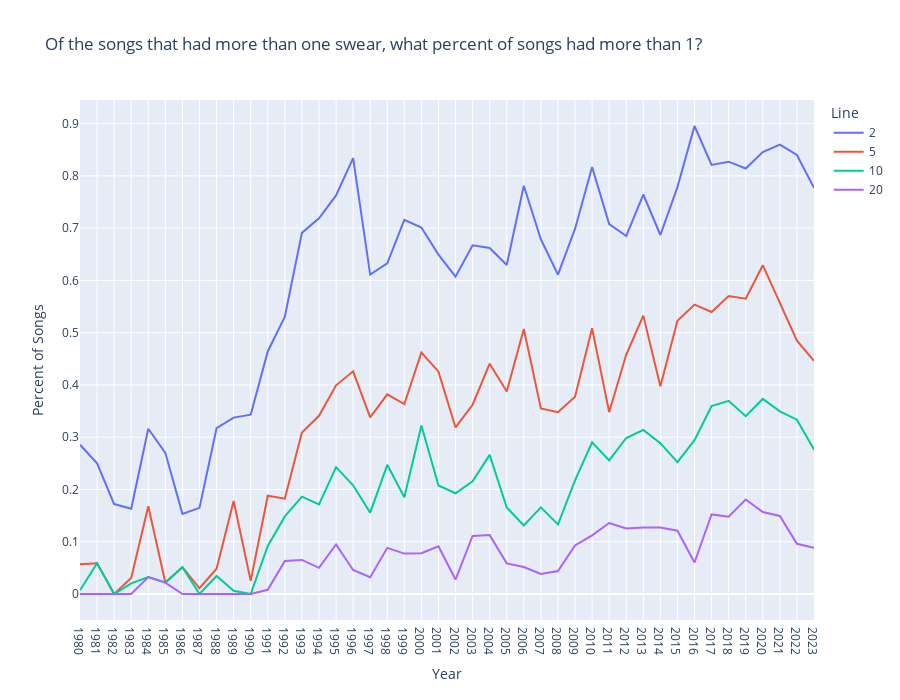

The cell this chart's notebook holds for it:
### Code cell
# Melt DataFrame to long format for Plotly
df_melted = dist_data.reset_index().melt(id_vars="index", var_name="Line", value_name="Value")

# Line plot
fig = px.line(
    df_melted,
    x="index",
    y="Value",
    color="Line",
    title="Of the songs that had more than one swear, what percent of songs had more than 1?",
    labels={"index": "X-axis", "Value": "Y-axis"}
)

fig.update_layout(
	xaxis_title="Year",
	yaxis_title="Percent of Songs",
    height = 700,
    width = 900
)

### Figure 1 — Plotly figure (JSON) as saved in the notebook; plotly's stock layout.template omitted (floating-point values rounded to 4 significant figures)
{"data": [{"hovertemplate": "Line=2<br>X-axis=%{x}<br>Y-axis=%{y}<extra></extra>", "legendgroup": "2", "line": {"color": "#636efa", "dash": "solid"}, "marker": {"symbol": "circle"}, "mode": "lines", "name": "2", "orientation": "v", "showlegend": true, "type": "scatter", "x": ["1980", "1981", "1982", "1983", "1984", "1985", "1986", "1987", "1988", "1989", "1990", "1991", "1992", "1993", "1994", "1995", "1996", "1997", "1998", "1999", "2000", "2001", "2002", "2003", "2004", "2005", "2006", "2007", "2008", "2009", "2010", "2011", "2012", "2013", "2014", "2015", "2016", "2017", "2018", "2019", "2020", "2021", "2022", "2023"], "xaxis": "x", "y": [0.2857, 0.25, 0.172, 0.1633, 0.3161, 0.2701, 0.1533, 0.1648, 0.3172, 0.3374, 0.3431, 0.464, 0.5304, 0.6909, 0.7189, 0.7625, 0.834, 0.611, 0.6324, 0.7158, 0.7011, 0.6494, 0.6071, 0.667, 0.662, 0.6295, 0.781, 0.6787, 0.611, 0.6984, 0.8171, 0.7076, 0.685, 0.7643, 0.6869, 0.7785, 0.8954, 0.821, 0.8271, 0.8141, 0.8456, 0.8596, 0.8399, 0.7769], "yaxis": "y"}, {"hovertemplate": "Line=5<br>X-axis=%{x}<br>Y-axis=%{y}<extra></extra>", "legendgroup": "5", "line": {"color": "#EF553B", "dash": "solid"}, "marker": {"symbol": "circle"}, "mode": "lines", "name": "5", "orientation": "v", "showlegend": true, "type": "scatter", "x": ["1980", "1981", "1982", "1983", "1984", "1985", "1986", "1987", "1988", "1989", "1990", "1991", "1992", "1993", "1994", "1995", "1996", "1997", "1998", "1999", "2000", "2001", "2002", "2003", "2004", "2005", "2006", "2007", "2008", "2009", "2010", "2011", "2012", "2013", "2014", "2015", "2016", "2017", "2018", "2019", "2020", "2021", "2022", "2023"], "xaxis": "x", "y": [0.05714, 0.05882, 0, 0.03061, 0.1677, 0.0219, 0.05109, 0.01099, 0.04828, 0.1779, 0.0251, 0.188, 0.1825, 0.3091, 0.3409, 0.3993, 0.426, 0.3378, 0.382, 0.3633, 0.462, 0.4253, 0.3186, 0.3621, 0.4407, 0.3874, 0.507, 0.3551, 0.3479, 0.3773, 0.5085, 0.3479, 0.458, 0.5326, 0.3973, 0.5226, 0.5537, 0.5395, 0.5699, 0.565, 0.6291, 0.5573, 0.4847, 0.4461], "yaxis": "y"}, {"hovertemplate": "Line=10<br>X-axis=%{x}<br>Y-axis=%{y}<extra></extra>", "legendgroup": "10", "line": {"color": "#00cc96", "dash": "solid"}, "marker": {"symbol": "circle"}, "mode": "lines", "name": "10", "orientation": "v", "showlegend": true, "type": "scatter", "x": ["1980", "1981", "1982", "1983", "1984", "1985", "1986", "1987", "1988", "1989", "1990", "1991", "1992", "1993", "1994", "1995", "1996", "1997", "1998", "1999", "2000", "2001", "2002", "2003", "2004", "2005", "2006", "2007", "2008", "2009", "2010", "2011", "2012", "2013", "2014", "2015", "2016", "2017", "2018", "2019", "2020", "2021", "2022", "2023"], "xaxis": "x", "y": [0.007143, 0.05882, 0, 0.02041, 0.03226, 0.0219, 0.05109, 0, 0.03448, 0.006135, 0, 0.092, 0.1484, 0.1862, 0.1712, 0.2427, 0.208, 0.1556, 0.2472, 0.1853, 0.3225, 0.2076, 0.1927, 0.2155, 0.2662, 0.1655, 0.1311, 0.1657, 0.133, 0.2173, 0.2902, 0.2557, 0.2984, 0.3139, 0.2885, 0.2523, 0.2944, 0.3596, 0.3696, 0.3402, 0.3732, 0.3495, 0.3336, 0.2762], "yaxis": "y"}, {"hovertemplate": "Line=20<br>X-axis=%{x}<br>Y-axis=%{y}<extra></extra>", "legendgroup": "20", "line": {"color": "#ab63fa", "dash": "solid"}, "marker": {"symbol": "circle"}, "mode": "lines", "name": "20", "orientation": "v", "showlegend": true, "type": "scatter", "x": ["1980", "1981", "1982", "1983", "1984", "1985", "1986", "1987", "1988", "1989", "1990", "1991", "1992", "1993", "1994", "1995", "1996", "1997", "1998", "1999", "2000", "2001", "2002", "2003", "2004", "2005", "2006", "2007", "2008", "2009", "2010", "2011", "2012", "2013", "2014", "2015", "2016", "2017", "2018", "2019", "2020", "2021", "2022", "2023"], "xaxis": "x", "y": [0, 0, 0, 0, 0.03226, 0.0219, 0, 0, 0, 0, 0, 0.008, 0.06326, 0.06518, 0.05008, 0.09466, 0.046, 0.03226, 0.08828, 0.07734, 0.0779, 0.09114, 0.02771, 0.111, 0.1127, 0.05856, 0.05152, 0.03833, 0.04385, 0.0928, 0.1122, 0.1358, 0.1254, 0.1274, 0.1273, 0.1212, 0.06019, 0.1522, 0.1477, 0.1807, 0.1567, 0.1494, 0.09605, 0.08832], "yaxis": "y"}], "layout": {"height": 700, "legend": {"title": {"text": "Line"}, "tracegroupgap": 0}, "title": {"text": "Of the songs that had more than one swear, what percent of songs had more than 1?"}, "width": 900, "xaxis": {"anchor": "y", "autorange": true, "domain": [0, 1], "range": [0, 43], "title": {"text": "Year"}, "type": "category"}, "yaxis": {"anchor": "x", "autorange": true, "domain": [0, 1], "range": [-0.04974, 0.9451], "title": {"text": "Percent of Songs"}, "type": "linear"}}}
